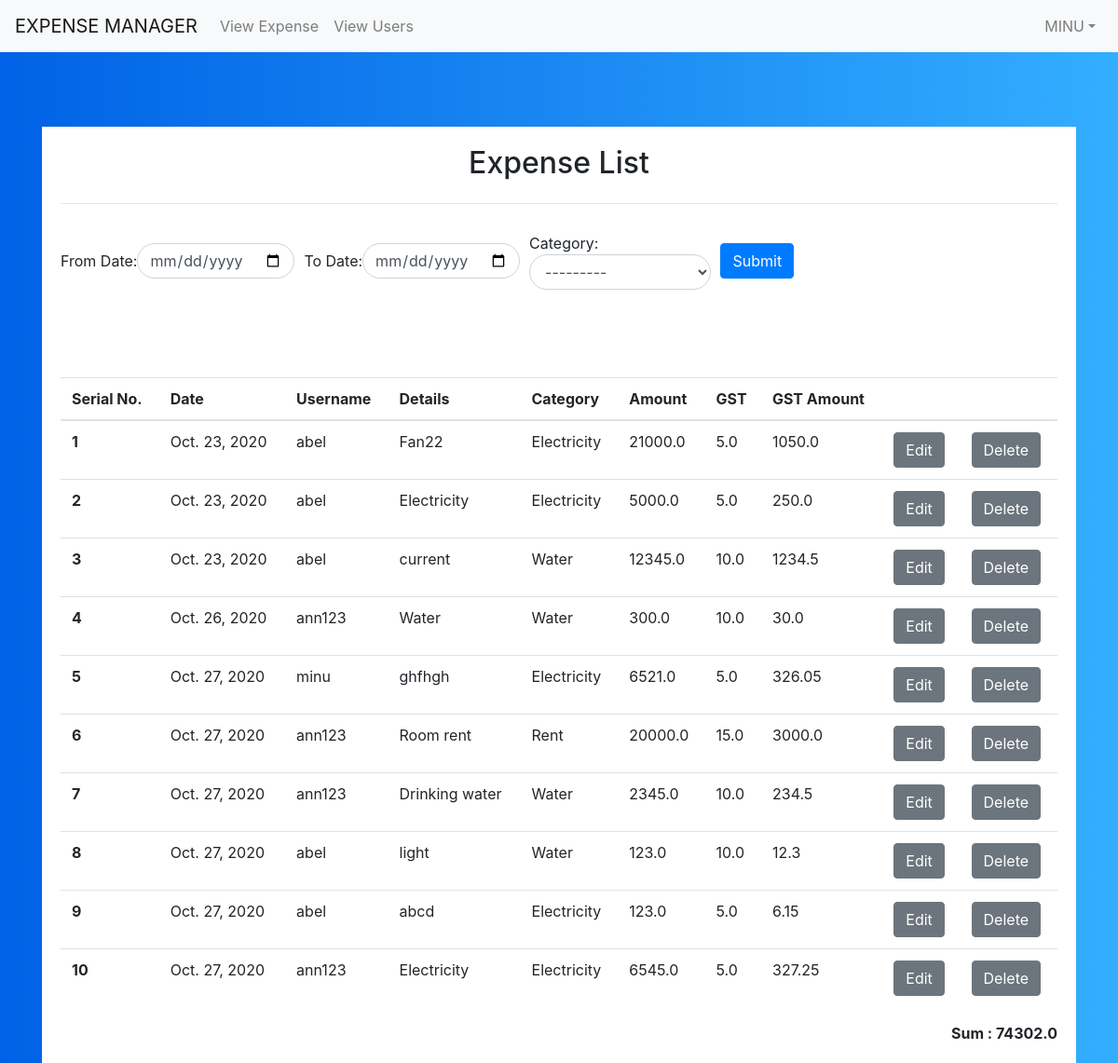
The page /expense_list (signed in) on the database its author committed.
### expense/models.py (models this page shows, shortened)
class Cat_gst(models.Model):
    category=models.CharField(max_length=200)
    gst=models.FloatField()
    def __str__(self):
        return self.category

class Expense(models.Model):
    date = models.DateField()
    description = models.CharField(max_length = 200)
    category = models.ForeignKey(Cat_gst,on_delete=models.CASCADE)
    amount = models.FloatField()
    username = models.CharField(max_length=200)
    gsttot=models.FloatField(null=True)
    class Meta:
        verbose_name="ex table"

### expense/views.py (the view)
# urls.py: path('expense_list',expense.views.expense_list,name='expense_list'),
@login_required(login_url='/')
def expense_list(request):
    f=Filterform()
    ab = Expense.objects.all()
    sum = 0
    for i in ab:
        sum = sum + i.amount
    return render(request,'expense-list.html', {'ab': ab, 'sum': sum,'f':f})

### expense/forms.py
class Filterform(forms.ModelForm):
    class Meta:
        model=Expense
        fields=[
            'category'
        ]
        widgets = {
            'category': forms.Select(attrs={'class': 'form-control'}),
        }

### Templates/expense-list.html (shortened to what this page needs)
{% load static %}
<html lang="en">
  <head>
    <link rel="stylesheet" href="https://stackpath.bootstrapcdn.com/bootstrap/4.5.2/css/bootstrap.min.css">
    <link rel="stylesheet" href="{% static 'style.css' %}">
  </head>
  <body>
  <nav class="navbar navbar-expand-lg navbar-light bg-light">
  <a class="navbar-brand" href="#">EXPENSE MANAGER</a>
  <div class="collapse navbar-collapse" id="navbarNavDropdown">
    <ul class="navbar-nav">
      <li class="nav-item">
        <a class="nav-link" href="expense_list">View Expense</a>
      </li>
         <li class="nav-item">
        <a class="nav-link" href="users_list">View Users</a>
      </li>
    </ul>
      <ul class="navbar-nav ml-auto">
          <li class="nav-item dropdown">
      <a class="nav-link dropdown-toggle" href="#" id="navbarDropdown" role="button" data-toggle="dropdown" aria-haspopup="true" aria-expanded="false">{{request.user|upper}}</a>
    </li>
      </ul>
  </div>
  </nav>
      <div class="container">
          <div class="white-bg">
        <h2 class="card-title text-center">Expense List</h2>
        <hr class="my-4">
    <form class="form-inline" style="margin-top: 30px;" method="post" action="{% url 'admin_filter_expense' %}">
        <div class="form-group">
            <label for="from">From Date:</label>
            <input type="date" class="form-control" id="from" placeholder="From Date" name="fdate" required="">
        </div>
        <div class="form-group" style="margin-left: 10px;">
            <label for="to">To Date:</label>
            <input type="date" class="form-control" id="to" placeholder="To Date" name="tdate" required="">
        </div>
         <div class="form-group" style="margin-left: 10px;">
              <label for="category">  Category: </label>
              {{f.category}}
            </div>
        <button type="submit" class="btn btn-primary" style="margin-left: 10px;">Submit</button>
    </form>
               <br>
				<br>
    <table class="table" style="margin-top: 30px;">
        <thead>
          <tr>
            <th scope="col">Serial No.</th>
            <th scope="col">Date</th>
            <th scope="col">Username</th>
            <th scope="col">Details</th>
            <th scope="col">Category</th>
            <th scope="col">Amount</th>
              <th scope="col">GST</th>
              <th scope="col">GST Amount </th>
             <th scope="col"></th>
            <th scope="col"></th>
          </tr>
        </thead>
        <tbody>
        {% for i in ab %}
    <tr>
        <th scope="row">{{forloop.counter}}</th>
        <td>
            {{i.date}}
        </td>
         <td>
            {{i.username}}
        </td>
        <td>
            {{i.description}}
        </td>
        <td>
            {{i.category }}
        </td>
        <td>
            {{i.amount}}
        </td>
         <td>
            {{i.category.gst}}
        </td>
        <td>
            {{i.gsttot}}
        </td>
        <td>
        <button class="btn btn-secondary" onclick="location.href='{% url 'admin_edit_expense' id=i.id %}'">Edit</button>
        </td>
        <td>
            <button class="btn btn-secondary" onclick="location.href='{% url 'admin_delete_expense' id=i.id %}'">Delete</button>
        </td>
    </tr>
    {% endfor %}
        </tbody>
      </table>
              <div style="text-align:right"> <b>Sum : {{sum}}</b></div>
      </div>
      </div>
  </body>
</html>

### static/style.css (style rules this page uses)
body { background: #007bff; background: linear-gradient(to right, #0062E6, #33AEFF); }
.white-bg { background: #ffffff; padding: 20px; margin-top: 80px; }
.form-control { border-radius: 25rem }
#id_category { display: block; width: 100%; height:calc(1.5em + .75rem + 2px); padding: .375rem .75rem; font-size: 1rem; font-weight: 400; line-height: 1.5; color: #495057; background-color: #fff; background-clip: padding-box; border: 1px solid #ced4da; border-radius: 25rem; transition: border-color .15s ease-in-out,box-shadow .15s ease-in-out; }

### rows shown on the page
Cat_gst: category "---------"
Expense: date "Oct. 23, 2020", username "abel", description "Fan22", category "Electricity", amount "21000.0", category.gst "5.0", gsttot "1050.0"
Expense: date "Oct. 23, 2020", username "abel", description "Electricity", category "Electricity", amount "5000.0", category.gst "5.0", gsttot "250.0"
Expense: date "Oct. 23, 2020", username "abel", description "current", category "Water", amount "12345.0", category.gst "10.0", gsttot "1234.5"
Expense: date "Oct. 26, 2020", username "ann123", description "Water", category "Water", amount "300.0", category.gst "10.0", gsttot "30.0"
Expense: date "Oct. 27, 2020", username "minu", description "ghfhgh", category "Electricity", amount "6521.0", category.gst "5.0", gsttot "326.05"
Expense: date "Oct. 27, 2020", username "ann123", description "Room rent", category "Rent", amount "20000.0", category.gst "15.0", gsttot "3000.0"
Expense: date "Oct. 27, 2020", username "ann123", description "Drinking water", category "Water", amount "2345.0", category.gst "10.0", gsttot "234.5"
Expense: date "Oct. 27, 2020", username "abel", description "light", category "Water", amount "123.0", category.gst "10.0", gsttot "12.3"
Expense: date "Oct. 27, 2020", username "abel", description "abcd", category "Electricity", amount "123.0", category.gst "5.0", gsttot "6.15"
Expense: date "Oct. 27, 2020", username "ann123", description "Electricity", category "Electricity", amount "6545.0", category.gst "5.0", gsttot "327.25"

### other values the page prints
{{ request.user|upper }} "MINU"
{{ sum }} "74302.0"
